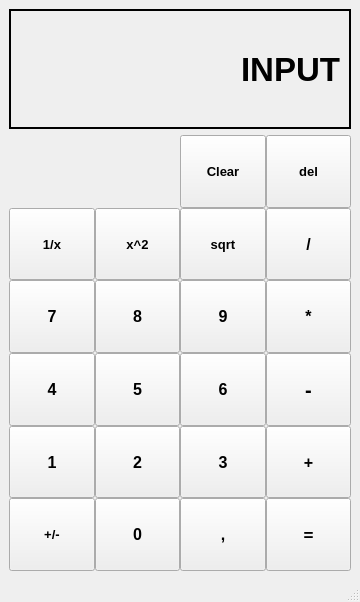
<?xml version="1.0" encoding="UTF-8"?>
<ui version="4.0">
 <class>Calculator</class>
 <widget class="QMainWindow" name="Calculator">
  <property name="geometry">
   <rect>
    <x>0</x>
    <y>0</y>
    <width>360</width>
    <height>602</height>
   </rect>
  </property>
  <property name="sizePolicy">
   <sizepolicy hsizetype="Expanding" vsizetype="Expanding">
    <horstretch>0</horstretch>
    <verstretch>0</verstretch>
   </sizepolicy>
  </property>
  <property name="windowTitle">
   <string>MainWindow</string>
  </property>
  <widget class="QWidget" name="centralwidget">
   <layout class="QVBoxLayout" name="verticalLayout">
    <item>
     <widget class="QLabel" name="label1">
      <property name="sizePolicy">
       <sizepolicy hsizetype="Expanding" vsizetype="Preferred">
        <horstretch>0</horstretch>
        <verstretch>0</verstretch>
       </sizepolicy>
      </property>
      <property name="maximumSize">
       <size>
        <width>16777215</width>
        <height>120</height>
       </size>
      </property>
      <property name="font">
       <font>
        <pointsize>25</pointsize>
        <weight>75</weight>
        <italic>false</italic>
        <bold>true</bold>
        <underline>false</underline>
        <strikeout>false</strikeout>
        <kerning>true</kerning>
       </font>
      </property>
      <property name="frameShape">
       <enum>QFrame::Box</enum>
      </property>
      <property name="frameShadow">
       <enum>QFrame::Plain</enum>
      </property>
      <property name="lineWidth">
       <number>2</number>
      </property>
      <property name="midLineWidth">
       <number>0</number>
      </property>
      <property name="text">
       <string>INPUT</string>
      </property>
      <property name="textFormat">
       <enum>Qt::PlainText</enum>
      </property>
      <property name="alignment">
       <set>Qt::AlignRight|Qt::AlignTrailing|Qt::AlignVCenter</set>
      </property>
     </widget>
    </item>
    <item>
     <layout class="QGridLayout" name="gridLayout_2">
      <property name="bottomMargin">
       <number>0</number>
      </property>
      <property name="spacing">
       <number>0</number>
      </property>
      <item row="2" column="2">
       <widget class="QPushButton" name="button9">
        <property name="sizePolicy">
         <sizepolicy hsizetype="Minimum" vsizetype="Minimum">
          <horstretch>0</horstretch>
          <verstretch>0</verstretch>
         </sizepolicy>
        </property>
        <property name="font">
         <font>
          <pointsize>12</pointsize>
          <weight>75</weight>
          <bold>true</bold>
          <strikeout>false</strikeout>
         </font>
        </property>
        <property name="text">
         <string>9</string>
        </property>
       </widget>
      </item>
      <item row="2" column="3">
       <widget class="QPushButton" name="button_mul">
        <property name="sizePolicy">
         <sizepolicy hsizetype="Minimum" vsizetype="Minimum">
          <horstretch>0</horstretch>
          <verstretch>0</verstretch>
         </sizepolicy>
        </property>
        <property name="font">
         <font>
          <pointsize>12</pointsize>
          <weight>75</weight>
          <bold>true</bold>
          <strikeout>false</strikeout>
         </font>
        </property>
        <property name="text">
         <string>*</string>
        </property>
       </widget>
      </item>
      <item row="3" column="0">
       <widget class="QPushButton" name="button4">
        <property name="sizePolicy">
         <sizepolicy hsizetype="Minimum" vsizetype="Minimum">
          <horstretch>0</horstretch>
          <verstretch>0</verstretch>
         </sizepolicy>
        </property>
        <property name="font">
         <font>
          <pointsize>12</pointsize>
          <weight>75</weight>
          <bold>true</bold>
          <strikeout>false</strikeout>
         </font>
        </property>
        <property name="text">
         <string>4</string>
        </property>
       </widget>
      </item>
      <item row="0" column="3">
       <widget class="QPushButton" name="button_del">
        <property name="sizePolicy">
         <sizepolicy hsizetype="Minimum" vsizetype="Minimum">
          <horstretch>0</horstretch>
          <verstretch>0</verstretch>
         </sizepolicy>
        </property>
        <property name="font">
         <font>
          <pointsize>10</pointsize>
          <weight>75</weight>
          <bold>true</bold>
          <strikeout>false</strikeout>
         </font>
        </property>
        <property name="text">
         <string>del</string>
        </property>
       </widget>
      </item>
      <item row="0" column="2">
       <widget class="QPushButton" name="button_clear">
        <property name="enabled">
         <bool>true</bool>
        </property>
        <property name="sizePolicy">
         <sizepolicy hsizetype="Minimum" vsizetype="Minimum">
          <horstretch>0</horstretch>
          <verstretch>0</verstretch>
         </sizepolicy>
        </property>
        <property name="font">
         <font>
          <pointsize>10</pointsize>
          <weight>75</weight>
          <bold>true</bold>
          <strikeout>false</strikeout>
         </font>
        </property>
        <property name="text">
         <string>Clear</string>
        </property>
       </widget>
      </item>
      <item row="1" column="0">
       <widget class="QPushButton" name="button1_x">
        <property name="sizePolicy">
         <sizepolicy hsizetype="Minimum" vsizetype="Minimum">
          <horstretch>0</horstretch>
          <verstretch>0</verstretch>
         </sizepolicy>
        </property>
        <property name="font">
         <font>
          <pointsize>10</pointsize>
          <weight>75</weight>
          <bold>true</bold>
          <strikeout>false</strikeout>
         </font>
        </property>
        <property name="text">
         <string>1/x</string>
        </property>
       </widget>
      </item>
      <item row="1" column="1">
       <widget class="QPushButton" name="button_pow">
        <property name="sizePolicy">
         <sizepolicy hsizetype="Minimum" vsizetype="Minimum">
          <horstretch>0</horstretch>
          <verstretch>0</verstretch>
         </sizepolicy>
        </property>
        <property name="font">
         <font>
          <pointsize>10</pointsize>
          <weight>75</weight>
          <bold>true</bold>
          <strikeout>false</strikeout>
         </font>
        </property>
        <property name="text">
         <string>x^2</string>
        </property>
       </widget>
      </item>
      <item row="1" column="2">
       <widget class="QPushButton" name="button_sqrt">
        <property name="sizePolicy">
         <sizepolicy hsizetype="Minimum" vsizetype="Minimum">
          <horstretch>0</horstretch>
          <verstretch>0</verstretch>
         </sizepolicy>
        </property>
        <property name="font">
         <font>
          <pointsize>10</pointsize>
          <weight>75</weight>
          <bold>true</bold>
          <strikeout>false</strikeout>
         </font>
        </property>
        <property name="text">
         <string>sqrt</string>
        </property>
       </widget>
      </item>
      <item row="1" column="3">
       <widget class="QPushButton" name="button_div">
        <property name="sizePolicy">
         <sizepolicy hsizetype="Minimum" vsizetype="Minimum">
          <horstretch>0</horstretch>
          <verstretch>0</verstretch>
         </sizepolicy>
        </property>
        <property name="font">
         <font>
          <pointsize>12</pointsize>
          <weight>75</weight>
          <bold>true</bold>
          <strikeout>false</strikeout>
         </font>
        </property>
        <property name="text">
         <string>/</string>
        </property>
       </widget>
      </item>
      <item row="2" column="0">
       <widget class="QPushButton" name="button7">
        <property name="sizePolicy">
         <sizepolicy hsizetype="Minimum" vsizetype="Minimum">
          <horstretch>0</horstretch>
          <verstretch>0</verstretch>
         </sizepolicy>
        </property>
        <property name="font">
         <font>
          <pointsize>12</pointsize>
          <weight>75</weight>
          <bold>true</bold>
          <strikeout>false</strikeout>
         </font>
        </property>
        <property name="text">
         <string>7</string>
        </property>
       </widget>
      </item>
      <item row="2" column="1">
       <widget class="QPushButton" name="button8">
        <property name="sizePolicy">
         <sizepolicy hsizetype="Minimum" vsizetype="Minimum">
          <horstretch>0</horstretch>
          <verstretch>0</verstretch>
         </sizepolicy>
        </property>
        <property name="font">
         <font>
          <pointsize>12</pointsize>
          <weight>75</weight>
          <bold>true</bold>
          <strikeout>false</strikeout>
         </font>
        </property>
        <property name="text">
         <string>8</string>
        </property>
       </widget>
      </item>
      <item row="3" column="3">
       <widget class="QPushButton" name="button_min">
        <property name="sizePolicy">
         <sizepolicy hsizetype="Minimum" vsizetype="Minimum">
          <horstretch>0</horstretch>
          <verstretch>0</verstretch>
         </sizepolicy>
        </property>
        <property name="font">
         <font>
          <pointsize>15</pointsize>
          <weight>75</weight>
          <bold>true</bold>
          <strikeout>false</strikeout>
         </font>
        </property>
        <property name="text">
         <string>-</string>
        </property>
       </widget>
      </item>
      <item row="5" column="2">
       <widget class="QPushButton" name="button_flo">
        <property name="sizePolicy">
         <sizepolicy hsizetype="Minimum" vsizetype="Minimum">
          <horstretch>0</horstretch>
          <verstretch>0</verstretch>
         </sizepolicy>
        </property>
        <property name="font">
         <font>
          <pointsize>12</pointsize>
          <weight>75</weight>
          <bold>true</bold>
          <strikeout>false</strikeout>
         </font>
        </property>
        <property name="text">
         <string>,</string>
        </property>
       </widget>
      </item>
      <item row="5" column="1">
       <widget class="QPushButton" name="button0">
        <property name="sizePolicy">
         <sizepolicy hsizetype="Minimum" vsizetype="Minimum">
          <horstretch>0</horstretch>
          <verstretch>0</verstretch>
         </sizepolicy>
        </property>
        <property name="font">
         <font>
          <pointsize>12</pointsize>
          <weight>75</weight>
          <bold>true</bold>
          <strikeout>false</strikeout>
         </font>
        </property>
        <property name="text">
         <string>0</string>
        </property>
       </widget>
      </item>
      <item row="4" column="1">
       <widget class="QPushButton" name="button2">
        <property name="sizePolicy">
         <sizepolicy hsizetype="Minimum" vsizetype="Minimum">
          <horstretch>0</horstretch>
          <verstretch>0</verstretch>
         </sizepolicy>
        </property>
        <property name="font">
         <font>
          <pointsize>12</pointsize>
          <weight>75</weight>
          <bold>true</bold>
          <strikeout>false</strikeout>
         </font>
        </property>
        <property name="text">
         <string>2</string>
        </property>
       </widget>
      </item>
      <item row="5" column="3">
       <widget class="QPushButton" name="button_equal">
        <property name="sizePolicy">
         <sizepolicy hsizetype="Minimum" vsizetype="Minimum">
          <horstretch>0</horstretch>
          <verstretch>0</verstretch>
         </sizepolicy>
        </property>
        <property name="font">
         <font>
          <pointsize>13</pointsize>
          <weight>75</weight>
          <bold>true</bold>
          <strikeout>false</strikeout>
         </font>
        </property>
        <property name="text">
         <string>=</string>
        </property>
       </widget>
      </item>
      <item row="4" column="0">
       <widget class="QPushButton" name="button1">
        <property name="sizePolicy">
         <sizepolicy hsizetype="Minimum" vsizetype="Minimum">
          <horstretch>0</horstretch>
          <verstretch>0</verstretch>
         </sizepolicy>
        </property>
        <property name="font">
         <font>
          <pointsize>12</pointsize>
          <weight>75</weight>
          <bold>true</bold>
          <strikeout>false</strikeout>
         </font>
        </property>
        <property name="text">
         <string>1</string>
        </property>
       </widget>
      </item>
      <item row="3" column="2">
       <widget class="QPushButton" name="button6">
        <property name="sizePolicy">
         <sizepolicy hsizetype="Minimum" vsizetype="Minimum">
          <horstretch>0</horstretch>
          <verstretch>0</verstretch>
         </sizepolicy>
        </property>
        <property name="font">
         <font>
          <pointsize>12</pointsize>
          <weight>75</weight>
          <bold>true</bold>
          <strikeout>false</strikeout>
         </font>
        </property>
        <property name="text">
         <string>6</string>
        </property>
       </widget>
      </item>
      <item row="5" column="0">
       <widget class="QPushButton" name="button_neg">
        <property name="sizePolicy">
         <sizepolicy hsizetype="Minimum" vsizetype="Minimum">
          <horstretch>0</horstretch>
          <verstretch>0</verstretch>
         </sizepolicy>
        </property>
        <property name="font">
         <font>
          <pointsize>10</pointsize>
          <weight>75</weight>
          <bold>true</bold>
          <strikeout>false</strikeout>
         </font>
        </property>
        <property name="text">
         <string>+/-</string>
        </property>
       </widget>
      </item>
      <item row="3" column="1">
       <widget class="QPushButton" name="button5">
        <property name="sizePolicy">
         <sizepolicy hsizetype="Minimum" vsizetype="Minimum">
          <horstretch>0</horstretch>
          <verstretch>0</verstretch>
         </sizepolicy>
        </property>
        <property name="font">
         <font>
          <pointsize>12</pointsize>
          <weight>75</weight>
          <bold>true</bold>
          <strikeout>false</strikeout>
         </font>
        </property>
        <property name="text">
         <string>5</string>
        </property>
       </widget>
      </item>
      <item row="4" column="2">
       <widget class="QPushButton" name="button3">
        <property name="sizePolicy">
         <sizepolicy hsizetype="Minimum" vsizetype="Minimum">
          <horstretch>0</horstretch>
          <verstretch>0</verstretch>
         </sizepolicy>
        </property>
        <property name="font">
         <font>
          <pointsize>12</pointsize>
          <weight>75</weight>
          <bold>true</bold>
          <strikeout>false</strikeout>
         </font>
        </property>
        <property name="text">
         <string>3</string>
        </property>
       </widget>
      </item>
      <item row="4" column="3">
       <widget class="QPushButton" name="button_plus">
        <property name="sizePolicy">
         <sizepolicy hsizetype="Minimum" vsizetype="Minimum">
          <horstretch>0</horstretch>
          <verstretch>0</verstretch>
         </sizepolicy>
        </property>
        <property name="font">
         <font>
          <pointsize>12</pointsize>
          <weight>75</weight>
          <bold>true</bold>
          <strikeout>false</strikeout>
         </font>
        </property>
        <property name="text">
         <string>+</string>
        </property>
       </widget>
      </item>
     </layout>
    </item>
   </layout>
  </widget>
  <widget class="QMenuBar" name="menubar">
   <property name="geometry">
    <rect>
     <x>0</x>
     <y>0</y>
     <width>360</width>
     <height>21</height>
    </rect>
   </property>
  </widget>
  <widget class="QStatusBar" name="statusbar"/>
 </widget>
 <resources/>
 <connections/>
</ui>
